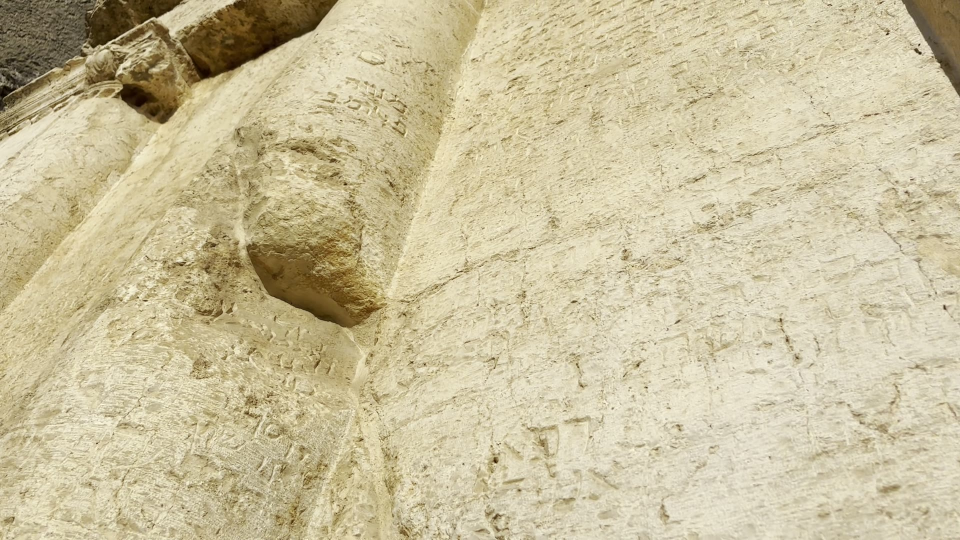
#> input picture research/assets/plans/kidron-field-2026-10-19/IMG_9844_t064.jpg, 1920 x 1080 px, given in place of galvfac-001.jpg, which was not available (shown at 1/2 size)
$ python make_xii10_figure.py ../../../../assets/plans/kidron-field-2026-10-19 ../../../../assets/plans/kidron-field-2026-10-19/IMG_9844_t144.jpg
#> lines starting #> are read from the running program, lines starting #| are printed output that depends on the picture; pictures that were not available may be replaced by others from this repository, and a replacement may not be noted
#!/usr/bin/env python3
"""Build a labelled composite of XII 10 (entry 60, second word) from Puech 2006 plates
and DJD III p. 298. Inputs are crops made from the local PDFs (see REPORT.md, section 3).
Run with: python3 -I make_xii10_figure.py PLATES_DIR OUT_PNG
PLATES_DIR must contain: galvfac-001.jpg (pdfimages -f 705 -l 705 -j on the Puech 2006 PDF),
galv400-704.png (pdftoppm -r 400 -f 704 -l 704), radio300-677.png (pdftoppm -r 300 -gray -f 677 -l 677)
and djd318_mid.png (middle of pdftoppm -r 200 -f 318 -l 318 on DJD3_full.pdf).
Full-size renders are kept outside the deliverable in scratchpad/cs/work_W2A/plates_full."""
import sys
from PIL import Image, ImageOps, ImageDraw, ImageFont
P = sys.argv[1]; OUT = sys.argv[2]
def load(name, box=None, scale=1.0, invert=False, gray=False):
#> called with name = 'galvfac-001.jpg', box = (560, 830, 1180, 950), scale = 2, invert = True, gray = False
    im = Image.open(f"{P}/{name}")
#> im is the input picture: PIL image 1920x1080 RGB; mean R, G, B 202.6, 192.1, 156.9
    if invert: im = ImageOps.invert(im.convert('L'))
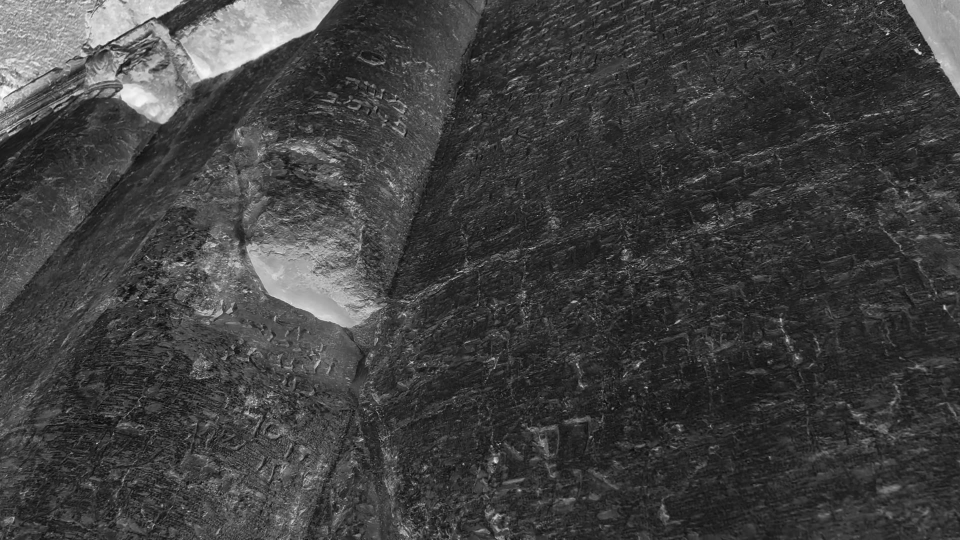
#> im: PIL image 1920x1080 L (shown at 1/2 size); min 3, max 253, mean 63.8
    if gray: im = ImageOps.autocontrast(im.convert('L'), cutoff=1)
    if box: im = im.crop(box)
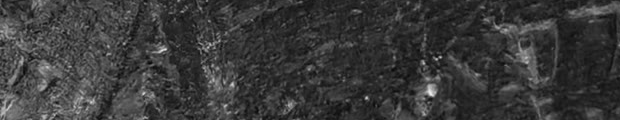
#> im: PIL image 620x120 L; min 6, max 236, mean 57.8
    if scale != 1.0: im = im.resize((int(im.width*scale), int(im.height*scale)), Image.LANCZOS)
#> im: PIL image 1240x240 L
    return im.convert('RGB')
panels = [
 ("A. Puech 2006, Pl. CCCLXXXII (facsimile, Fig. 13), XII 10: words 1-3 (his drawing = his reading)",
  load('galvfac-001.jpg', (560, 830, 1180, 950), 2.0, invert=True)),
 ("B. Puech 2006, Pl. CCCLXXXI (galvanoplastic copy), same words; 150-ppi source rendered at 400 dpi",
  load('galv400-704.png', (1800, 2640, 3300, 2940), 0.83)),
 ("C. Puech 2006, Pl. CCCLVI (radiograph, 150 ppi): XII 10 at the cut, seg. 22D (left) / gap / seg. 21 (right)",
  load('radio300-677.png', (1900, 2070, 2620, 2330), 1.7, gray=True)),
 ("D. DJD III p. 298 (Milik 1962): reading note on XII 10 (he prefers sade-het over yod-nun-het)",
  load('djd318_mid.png', (270, 80, 1500, 140), 1.0)),
]
#> call 2 of load, with name = 'galv400-704.png', box = (1800, 2640, 3300, 2940), scale = 0.83, invert = False, gray = False
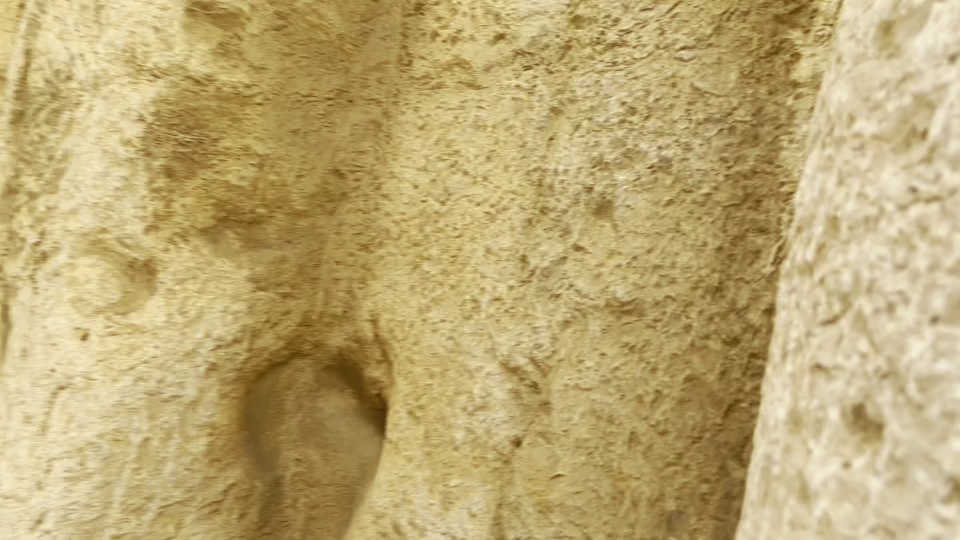
#> input picture research/assets/plans/kidron-field-2026-10-19/IMG_9844_t144.jpg, 1920 x 1080 px, given in place of galv400-704.png, which was not available (shown at 1/2 size)
#> in load, im is the input picture: PIL image 1920x1080 RGB; mean R, G, B 188.8, 168.8, 114.9
#> in load (call 2), `if box: im = im.crop(box)`: im: PIL image 1500x300 RGB; every value is 0
#> in load (call 2), `if scale != 1.0: im = im.resize((int(im.width*scale), int(im.height*sc..`: im: PIL image 1245x249 RGB; every value is 0
#> call 3 of load, with name = 'radio300-677.png', box = (1900, 2070, 2620, 2330), scale = 1.7, invert = False, gray = True
#> in load (call 3), `if gray: im = ImageOps.autocontrast(im.convert('L'), cutoff=1)`:
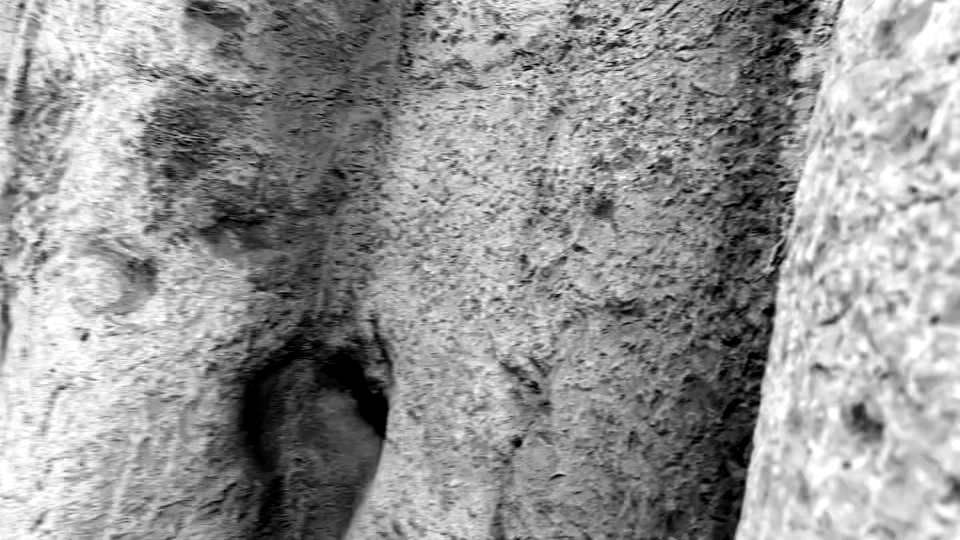
#> im: PIL image 1920x1080 L (shown at 1/2 size); min 0, max 255, mean 147.9
#> in load (call 3), `if box: im = im.crop(box)`: im: PIL image 720x260 L; every value is 0
#> in load (call 3), `if scale != 1.0: im = im.resize((int(im.width*scale), int(im.height*sc..`: im: PIL image 1224x442 L; every value is 0
#> in load (call 3), `return im.convert('RGB')`: returned value: PIL image 1224x442 RGB; every value is 0
#> (the run stopped early here; a loop or call above may not have finished)
